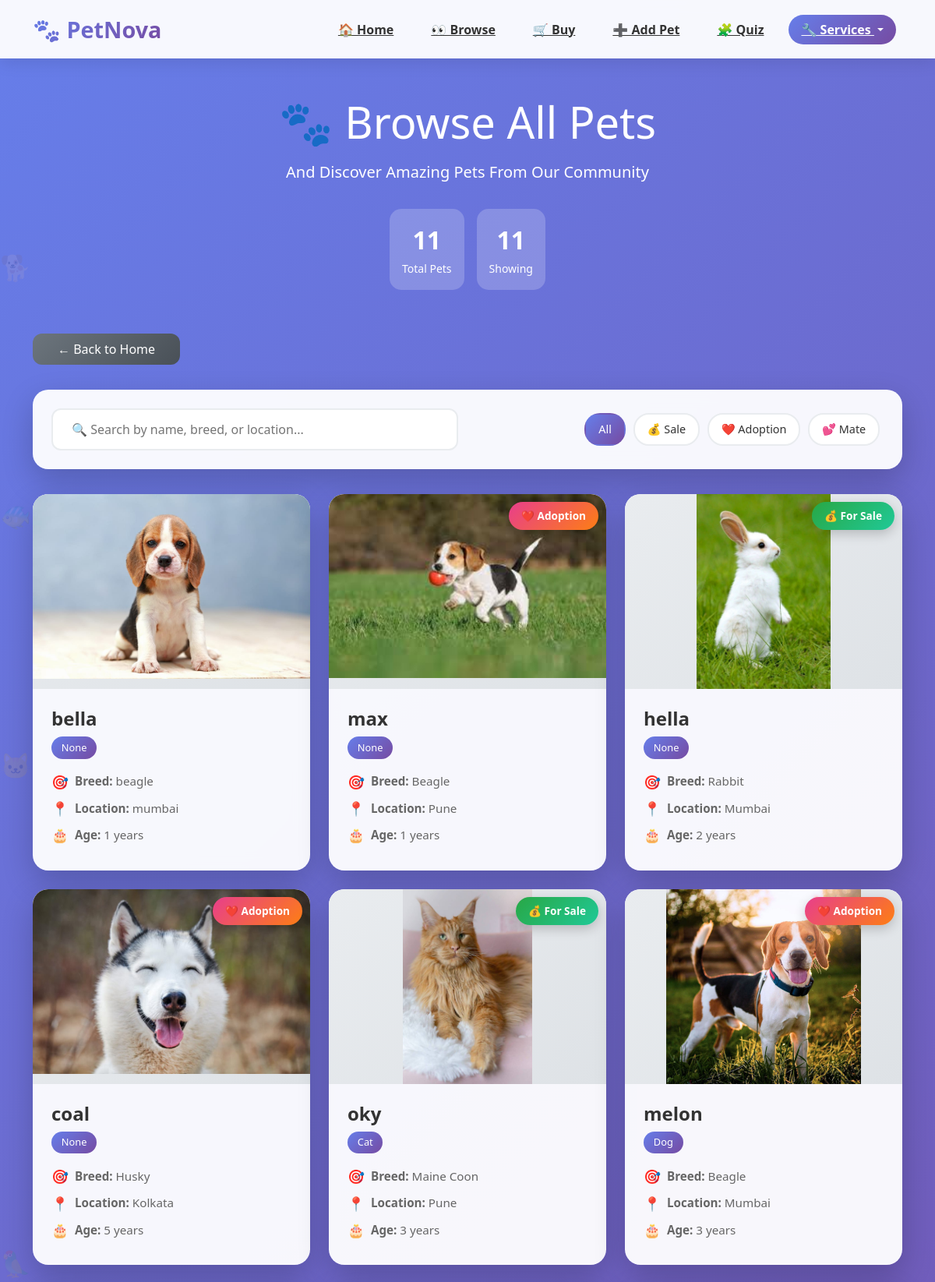
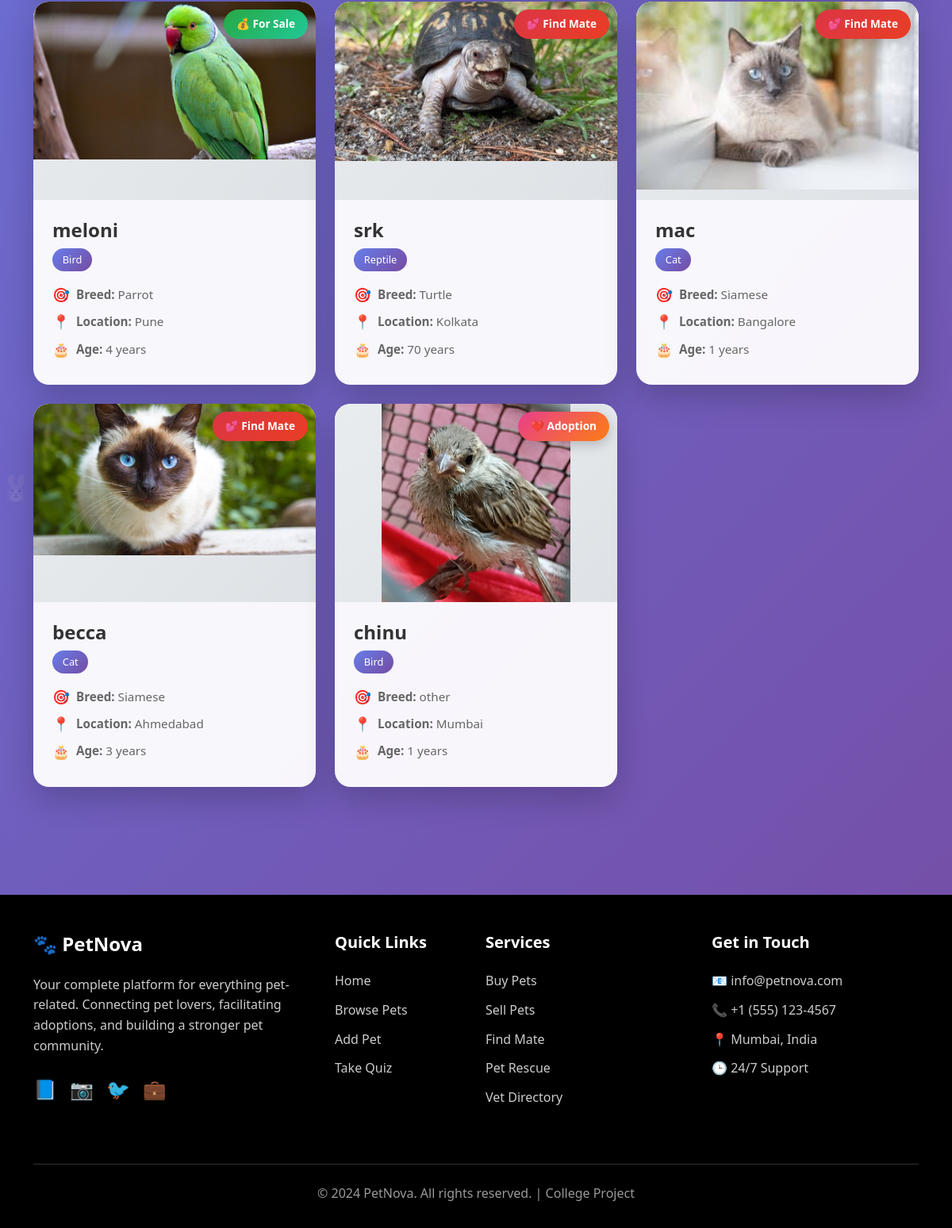
/pets, run on the app's committed database (2 pictures, top to bottom).
### tables this page shows
CREATE TABLE pets (
                id INTEGER PRIMARY KEY AUTOINCREMENT,
                name TEXT,
                breed TEXT,
                location TEXT,
                age INTEGER,
                purpose TEXT,
                photo TEXT
            , category TEXT);

### pet mate/app.py (the view)
@app.route('/pets')
def list_pets():
    with sqlite3.connect("pets.db") as conn:
        pets = conn.execute("SELECT * FROM pets").fetchall()
    return render_template('pets.html', pets=pets)

### pet mate/templates/pets.html (shortened to what this page needs)
<!DOCTYPE html>
<html>
<head>
    <link rel="stylesheet" href="https://cdn.jsdelivr.net/npm/bootstrap@5.3.0/dist/css/bootstrap.min.css">
</head>
<body>
    <nav class="navbar navbar-expand-lg navbar-custom">
        <div class="container">
            <a class="navbar-brand-custom" href="/">
                🐾 PetNova
            </a>
            <div class="collapse navbar-collapse" id="navbarNav">
                <ul class="navbar-nav ms-auto">
                    <li class="nav-item">
                        <a class="nav-link-custom" href="/">🏠 Home</a>
                    </li>
                    <li class="nav-item">
                        <a class="nav-link-custom" href="/pets">👀 Browse</a>
                    </li>
                    <li class="nav-item">
                        <a class="nav-link-custom" href="/buy">🛒 Buy</a>
                    </li>
                    <li class="nav-item">
                        <a class="nav-link-custom" href="/add">➕ Add Pet</a>
                    </li>
                    <li class="nav-item">
                        <a class="nav-link-custom" href="/quiz">🧩 Quiz</a>
                    </li>
                    <li class="nav-item dropdown">
                        <a class="nav-link-custom dropdown-toggle active" href="#" id="servicesDropdown" role="button" data-bs-toggle="dropdown" aria-expanded="false">
                            🔧 Services
                        </a>
                    </li>
                </ul>
            </div>
        </div>
    </nav>
    <div class="floating-elements">
        <div class="floating-pet" style="top: 10%; animation-delay: 0s;">🐕</div>
        <div class="floating-pet" style="top: 30%; animation-delay: 7s;">🐱</div>
        <div class="floating-pet" style="top: 50%; animation-delay: 14s;">🦜</div>
        <div class="floating-pet" style="top: 70%; animation-delay: 21s;">🐰</div>
        <div class="floating-pet" style="top: 20%; animation-delay: 5s;">🐠</div>
    </div>
    <div class="hero-section">
        <div class="container">
            <h1 class="display-4 mb-3">🐾 Browse All Pets </h1>
            <p class="lead">And Discover Amazing Pets From Our Community</p>
            <div class="d-flex justify-content-center flex-wrap mt-4">
                <div class="stats-badge">
                    <span class="stats-number" id="totalPets">0</span>
                    <small>Total Pets</small>
                </div>
                <div class="stats-badge">
                    <span class="stats-number" id="visiblePets">0</span>
                    <small>Showing</small>
                </div>
            </div>
        </div>
    </div>
    <div class="container pb-5">
        <a href="/" class="btn-back">← Back to Home</a>
        <div class="filter-section">
            <div class="row align-items-center">
                <div class="col-md-6 mb-3 mb-md-0">
                    <input type="text" class="search-box" id="searchInput" placeholder="🔍 Search by name, breed, or location...">
                </div>
                <div class="col-md-6">
                    <div class="d-flex flex-wrap justify-content-md-end">
                        <button class="filter-btn active" data-filter="all">All</button>
                        <button class="filter-btn" data-filter="Sale">💰 Sale</button>
                        <button class="filter-btn" data-filter="Adoption">❤️ Adoption</button>
                        <button class="filter-btn" data-filter="Mate">💕 Mate</button>
                    </div>
                </div>
            </div>
        </div>
        <div class="row" id="petGrid">
            {% for pet in pets %}
            <div class="col-lg-4 col-md-6 mb-4 pet-item fade-in"
                 data-name="{{ pet[1] }}"
                 data-breed="{{ pet[2] }}"
                 data-location="{{ pet[3] }}"
                 data-purpose="{{ pet[5] }}"
                 data-category="{{ pet[7] if pet|length > 7 else 'N/A' }}">
                <div class="pet-card">
                    <div class="pet-image-container">
                        {% if pet[6] %}
                            <img src="{{ url_for('static', filename='uploads/' ~ pet[6]) }}" class="pet-image" alt="{{ pet[1] }}">
                        {% endif %}
                        {% if pet[5] == 'Sale' %}
                            <div class="pet-badge badge-sale">💰 For Sale</div>
                        {% elif pet[5] == 'Adoption' %}
                            <div class="pet-badge badge-adoption">❤️ Adoption</div>
                        {% elif pet[5] == 'Mate' %}
                            <div class="pet-badge badge-mate">💕 Find Mate</div>
                        {% endif %}
                    </div>
                    <div class="pet-content">
                        <h4 class="pet-name">{{ pet[1] }}</h4>
                        <span class="pet-category">{{ pet[7] if pet|length > 7 else 'N/A' }}</span>
                        <div class="pet-info">
                            <span class="pet-info-icon">🎯</span>
                            <span><strong>Breed:</strong> {{ pet[2] }}</span>
                        </div>
                        <div class="pet-info">
                            <span class="pet-info-icon">📍</span>
                            <span><strong>Location:</strong> {{ pet[3] }}</span>
                        </div>
                        <div class="pet-info">
                            <span class="pet-info-icon">🎂</span>
                            <span><strong>Age:</strong> {{ pet[4] }} years</span>
                        </div>
                    </div>
                </div>
            </div>
            {% endfor %}
        </div>
    </div>
    <footer class="footer-custom">
        <div class="container">
            <div class="row">
                <div class="col-lg-4 col-md-6 mb-4">
                    <h4 class="footer-heading">🐾 PetNova</h4>
                    <p class="footer-text">
                        Your complete platform for everything pet-related. Connecting pet lovers, facilitating adoptions, and building a stronger pet community.
                    </p>
                    <div class="social-links">
                        <a href="#" class="social-link">📘</a>
                        <a href="#" class="social-link">📷</a>
                        <a href="#" class="social-link">🐦</a>
                        <a href="#" class="social-link">💼</a>
                    </div>
                </div>
                <div class="col-lg-2 col-md-6 mb-4">
                    <h5 class="footer-heading">Quick Links</h5>
                    <ul class="footer-links">
                        <li><a href="/">Home</a></li>
                        <li><a href="/pets">Browse Pets</a></li>
                        <li><a href="/add">Add Pet</a></li>
                        <li><a href="/quiz">Take Quiz</a></li>
                    </ul>
                </div>
                <div class="col-lg-3 col-md-6 mb-4">
                    <h5 class="footer-heading">Services</h5>
                    <ul class="footer-links">
                        <li><a href="/buy">Buy Pets</a></li>
                        <li><a href="/sell">Sell Pets</a></li>
                        <li><a href="/mate">Find Mate</a></li>
                        <li><a href="/rescue">Pet Rescue</a></li>
                        <li><a href="/vet">Vet Directory</a></li>
                    </ul>
                </div>
                <div class="col-lg-3 col-md-6 mb-4">
                    <h5 class="footer-heading">Get in Touch</h5>
                    <ul class="footer-links">
                        <li><a href="#">📧 info@petnova.com</a></li>
                        <li><a href="#">📞 +1 (555) 123-4567</a></li>
                        <li><a href="#">📍 Mumbai, India</a></li>
                        <li><a href="#">🕒 24/7 Support</a></li>
                    </ul>
                </div>
            </div>
            <div class="footer-bottom">
                <p>&copy; 2024 PetNova. All rights reserved. | College Project</p>
            </div>
        </div>
    </footer>
</body>
</html>

### data on the page
pets: photo (picture), name "bella", pet "None", breed "beagle", location "mumbai", age "1"
pets: photo (picture), purpose "❤️ Adoption", name "max", pet "None", breed "Beagle", location "Pune", age "1"
pets: photo (picture), purpose "💰 For Sale", name "hella", pet "None", breed "Rabbit", location "Mumbai", age "2"
pets: photo (picture), purpose "❤️ Adoption", name "coal", pet "None", breed "Husky", location "Kolkata", age "5"
pets: photo (picture), purpose "💰 For Sale", name "oky", category "Cat", breed "Maine Coon", location "Pune", age "3"
pets: photo (picture), purpose "❤️ Adoption", name "melon", category "Dog", breed "Beagle", location "Mumbai", age "3"
pets: photo (picture), purpose "💰 For Sale", name "meloni", category "Bird", breed "Parrot", location "Pune", age "4"
pets: photo (picture), purpose "💕 Find Mate", name "srk", category "Reptile", breed "Turtle", location "Kolkata", age "70"
pets: photo (picture), purpose "💕 Find Mate", name "mac", category "Cat", breed "Siamese", location "Bangalore", age "1"
pets: photo (picture), purpose "💕 Find Mate", name "becca", category "Cat", breed "Siamese", location "Ahmedabad", age "3"
pets: photo+name (picture), purpose "❤️ Adoption", name "chinu", category "Bird", breed "other", location "Mumbai", age "1"
